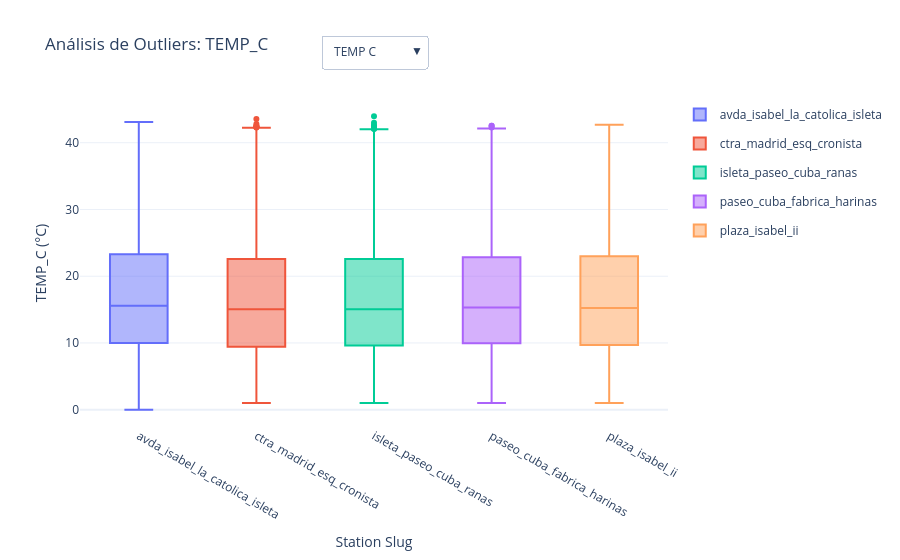

Notebook code for this chart:
### Markdown cell above
Veamos mejor la distribución de las variables principales, así podremos identificar mejor esos *outliers*

### Code cell
vars_analisis = ['temp_c', 'ruido_db', 'vel_viento', 'pres']

unidades = {
    'temp_c': '°C',
    'ruido_db': 'dB',
    'vel_viento': 'm/s',
    'pres': 'hPa'
}
fig = plot_boxplot_with_selector(df, vars_analisis, unidades)
fig.show()

### Figure 1 — Plotly figure (JSON) as saved in the notebook; plotly's stock layout.template omitted (floating-point values rounded to 4 significant figures; data arrays with more than 128 entries replaced by an {"elided": "..."} marker saying what was removed)
{"data": [{"boxpoints": "outliers", "legendgroup": "avda_isabel_la_catolica_isleta", "marker": {"color": "#636EFA"}, "name": "avda_isabel_la_catolica_isleta", "showlegend": true, "type": "box", "visible": true, "y": {"elided": "18946 float values"}}, {"boxpoints": "outliers", "legendgroup": "ctra_madrid_esq_cronista", "marker": {"color": "#EF553B"}, "name": "ctra_madrid_esq_cronista", "showlegend": true, "type": "box", "visible": true, "y": {"elided": "19608 float values"}}, {"boxpoints": "outliers", "legendgroup": "isleta_paseo_cuba_ranas", "marker": {"color": "#00CC96"}, "name": "isleta_paseo_cuba_ranas", "showlegend": true, "type": "box", "visible": true, "y": {"elided": "19604 float values"}}, {"boxpoints": "outliers", "legendgroup": "paseo_cuba_fabrica_harinas", "marker": {"color": "#AB63FA"}, "name": "paseo_cuba_fabrica_harinas", "showlegend": true, "type": "box", "visible": true, "y": {"elided": "18763 float values"}}, {"boxpoints": "outliers", "legendgroup": "plaza_isabel_ii", "marker": {"color": "#FFA15A"}, "name": "plaza_isabel_ii", "showlegend": true, "type": "box", "visible": true, "y": {"elided": "19578 float values"}}, {"boxpoints": "outliers", "legendgroup": "avda_isabel_la_catolica_isleta", "marker": {"color": "#636EFA"}, "name": "avda_isabel_la_catolica_isleta", "showlegend": false, "type": "box", "visible": false, "y": {"elided": "18946 float values"}}, {"boxpoints": "outliers", "legendgroup": "ctra_madrid_esq_cronista", "marker": {"color": "#EF553B"}, "name": "ctra_madrid_esq_cronista", "showlegend": false, "type": "box", "visible": false, "y": {"elided": "19608 float values"}}, {"boxpoints": "outliers", "legendgroup": "isleta_paseo_cuba_ranas", "marker": {"color": "#00CC96"}, "name": "isleta_paseo_cuba_ranas", "showlegend": false, "type": "box", "visible": false, "y": {"elided": "19604 float values"}}, {"boxpoints": "outliers", "legendgroup": "paseo_cuba_fabrica_harinas", "marker": {"color": "#AB63FA"}, "name": "paseo_cuba_fabrica_harinas", "showlegend": false, "type": "box", "visible": false, "y": {"elided": "18763 float values"}}, {"boxpoints": "outliers", "legendgroup": "plaza_isabel_ii", "marker": {"color": "#FFA15A"}, "name": "plaza_isabel_ii", "showlegend": false, "type": "box", "visible": false, "y": {"elided": "19578 float values"}}, {"boxpoints": "outliers", "legendgroup": "avda_isabel_la_catolica_isleta", "marker": {"color": "#636EFA"}, "name": "avda_isabel_la_catolica_isleta", "showlegend": false, "type": "box", "visible": false, "y": {"elided": "18946 float values"}}, {"boxpoints": "outliers", "legendgroup": "ctra_madrid_esq_cronista", "marker": {"color": "#EF553B"}, "name": "ctra_madrid_esq_cronista", "showlegend": false, "type": "box", "visible": false, "y": {"elided": "19608 float values"}}, {"boxpoints": "outliers", "legendgroup": "isleta_paseo_cuba_ranas", "marker": {"color": "#00CC96"}, "name": "isleta_paseo_cuba_ranas", "showlegend": false, "type": "box", "visible": false, "y": {"elided": "19604 float values"}}, {"boxpoints": "outliers", "legendgroup": "paseo_cuba_fabrica_harinas", "marker": {"color": "#AB63FA"}, "name": "paseo_cuba_fabrica_harinas", "showlegend": false, "type": "box", "visible": false, "y": {"elided": "18763 float values"}}, {"boxpoints": "outliers", "legendgroup": "plaza_isabel_ii", "marker": {"color": "#FFA15A"}, "name": "plaza_isabel_ii", "showlegend": false, "type": "box", "visible": false, "y": {"elided": "19578 float values"}}, {"boxpoints": "outliers", "legendgroup": "avda_isabel_la_catolica_isleta", "marker": {"color": "#636EFA"}, "name": "avda_isabel_la_catolica_isleta", "showlegend": false, "type": "box", "visible": false, "y": {"elided": "18946 float values"}}, {"boxpoints": "outliers", "legendgroup": "ctra_madrid_esq_cronista", "marker": {"color": "#EF553B"}, "name": "ctra_madrid_esq_cronista", "showlegend": false, "type": "box", "visible": false, "y": {"elided": "19608 float values"}}, {"boxpoints": "outliers", "legendgroup": "isleta_paseo_cuba_ranas", "marker": {"color": "#00CC96"}, "name": "isleta_paseo_cuba_ranas", "showlegend": false, "type": "box", "visible": false, "y": {"elided": "19604 float values"}}, {"boxpoints": "outliers", "legendgroup": "paseo_cuba_fabrica_harinas", "marker": {"color": "#AB63FA"}, "name": "paseo_cuba_fabrica_harinas", "showlegend": false, "type": "box", "visible": false, "y": {"elided": "18763 float values"}}, {"boxpoints": "outliers", "legendgroup": "plaza_isabel_ii", "marker": {"color": "#FFA15A"}, "name": "plaza_isabel_ii", "showlegend": false, "type": "box", "visible": false, "y": {"elided": "19578 float values"}}], "layout": {"title": {"text": "Análisis de Outliers: TEMP_C"}, "updatemenus": [{"buttons": [{"args": [{"visible": [true, true, true, true, true, false, false, false, false, false, false, false, false, false, false, false, false, false, false, false]}, {"title": "Análisis de Outliers: TEMP_C", "yaxis.title.text": "TEMP C (°C)"}], "label": "TEMP C", "method": "update"}, {"args": [{"visible": [false, false, false, false, false, true, true, true, true, true, false, false, false, false, false, false, false, false, false, false]}, {"title": "Análisis de Outliers: RUIDO_DB", "yaxis.title.text": "RUIDO DB (dB)"}], "label": "RUIDO DB", "method": "update"}, {"args": [{"visible": [false, false, false, false, false, false, false, false, false, false, true, true, true, true, true, false, false, false, false, false]}, {"title": "Análisis de Outliers: VEL_VIENTO", "yaxis.title.text": "VEL VIENTO (m/s)"}], "label": "VEL VIENTO", "method": "update"}, {"args": [{"visible": [false, false, false, false, false, false, false, false, false, false, false, false, false, false, false, true, true, true, true, true]}, {"title": "Análisis de Outliers: PRES", "yaxis.title.text": "PRES (hPa)"}], "label": "PRES", "method": "update"}], "direction": "down", "showactive": true, "x": 0.5, "xanchor": "center", "y": 1.2}], "xaxis": {"title": {"text": "Station Slug"}}, "yaxis": {"autorange": true, "fixedrange": false, "title": {"text": "TEMP_C (°C)"}}}}
